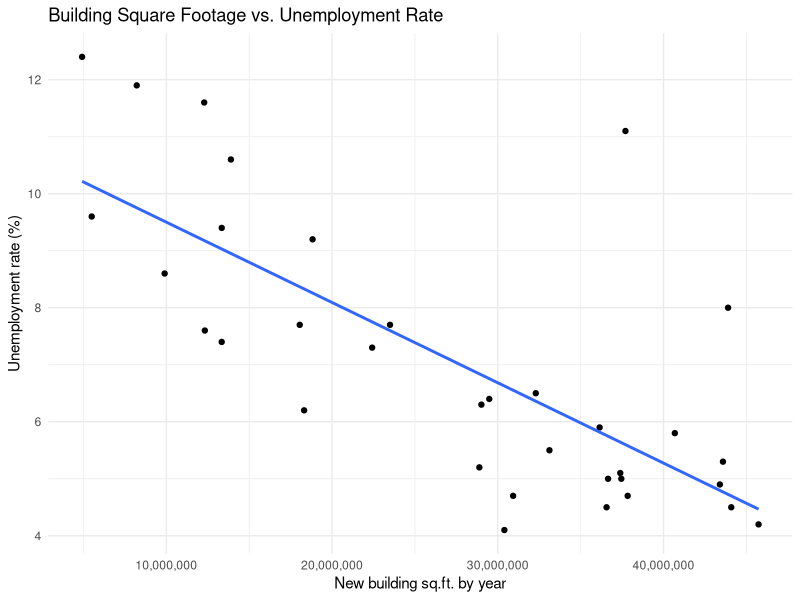
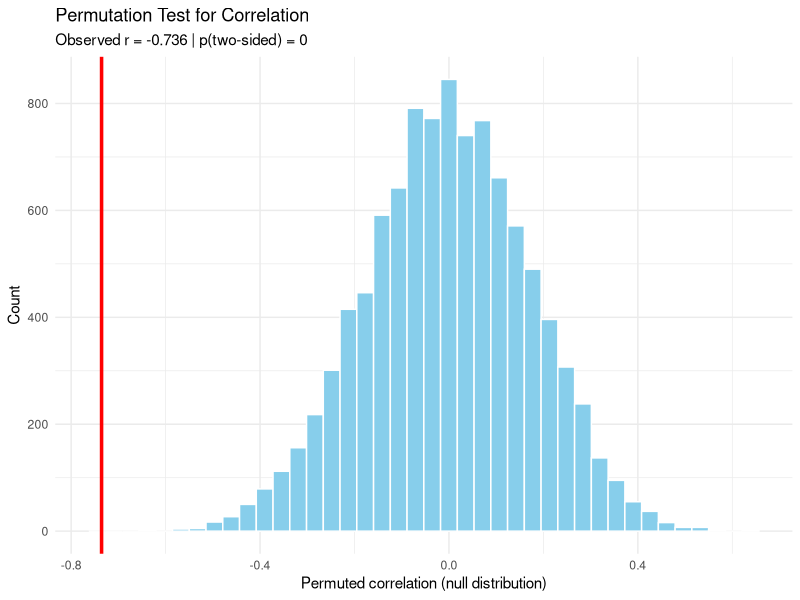

Generate these figures, in order, with R:
## ---- chunk 1
# ---- Packages ----
library(tidyverse)
library(scales)
## ---- chunk 2
#| code-fold: true

new_sqft_by_unemployment <- tribble(
  ~Year, ~Building_sqft, ~Unemployment_rate,
  1990, 33117000, 5.5,
  1991, 18049000, 7.7,
  1992, 13342000, 9.4,
  1993, 5496000, 9.6,
  1994, 9896000, 8.6,
  1995, 12322000, 7.6,
  1996, 13340000, 7.4,
  1997, 18313000, 6.2,
  1998, 40683000, 5.8,
  1999, 37391000, 5.1,
  2000, 43402000, 4.9,
  2001, 43587000, 5.3,
  2002, 29485000, 6.4,
  2003, 32292000, 6.5,
  2004, 36145000, 5.9,
  2005, 37454000, 5.0,
  2006, 36564000, 4.5,
  2007, 36654000, 5.0,
  2008, 22418000, 7.3,
  2009, 12283000, 11.6,
  2010, 4915000, 12.4,
  2011, 8212000, 11.9,
  2012, 13895000, 10.6,
  2013, 18823000, 9.2,
  2014, 23496000, 7.7,
  2015, 29009000, 6.3,
  2016, 28887000, 5.2,
  2017, 37838000, 4.7,
  2018, 45736000, 4.2,
  2019, 30398000, 4.1,
  2020, 37704000, 11.1,
  2021, 43896000, 8.0,
  2022, 44088000, 4.5,
  2023, 30926000, 4.7
)
## ---- chunk 3
new_sqft_by_unemployment |>
  ggplot(aes(x = Building_sqft, y = Unemployment_rate)) +
  geom_point() +
  geom_smooth(method = "lm", se = FALSE) +
  labs(title = "Building Square Footage vs. Unemployment Rate",
       x = "New building sq.ft. by year",
       y = "Unemployment rate (%)") +
  scale_x_continuous(labels = comma_format(accuracy = 1)) +
  theme_minimal()
## ---- chunk 4
# Function to compute one permuted correlation
# perm_cor for permutation correlation
perm_cor <- function(df) {
cor(df$Building_sqft, sample(df$Unemployment_rate))
}

# Run simulations using map_dbl()

set.seed(47)
n_sims <- 10000
r_perm <- map_dbl(1:n_sims, ~ perm_cor(new_sqft_by_unemployment))

# Observed correlation in original data
r_obs <- cor(new_sqft_by_unemployment$Building_sqft,
new_sqft_by_unemployment$Unemployment_rate)

# Two-sided p-value
p_val <- mean(abs(r_perm) >= abs(r_obs))

tibble(observed_r = r_obs, p_value_two_sided = p_val)

## ---- chunk 5
tibble(r = r_perm) |>
ggplot(aes(x = r)) +
geom_histogram(bins = 40, fill = "skyblue", color = "white") +
geom_vline(xintercept = r_obs, color = "red", linewidth = 1.2) +
labs(
title = "Permutation Test for Correlation",
subtitle = paste0("Observed r = ", round(r_obs, 3),
" | p(two-sided) = ", signif(p_val, 3)),
x = "Permuted correlation (null distribution)",
y = "Count"
) +
theme_minimal()
